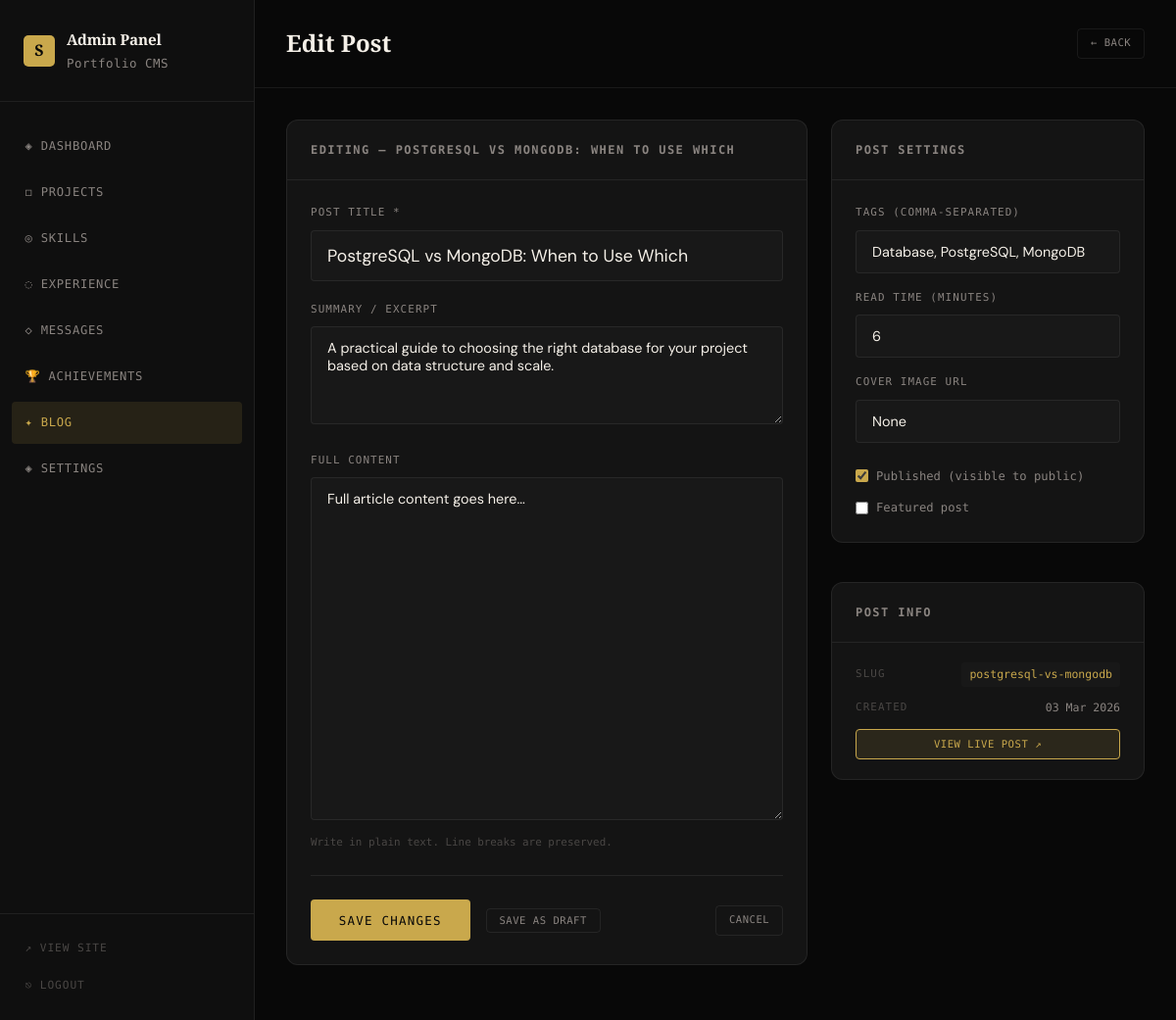
/admin/blog/2/edit (signed in), run on the app's committed database.
### models.py (models this page shows, shortened)
class BlogPost(db.Model):
    id = db.Column(db.Integer, primary_key=True)
    title = db.Column(db.String(300), nullable=False)
    slug = db.Column(db.String(300), unique=True, nullable=False)
    summary = db.Column(db.Text)
    content = db.Column(db.Text)
    cover_image = db.Column(db.String(500))
    tags = db.Column(db.String(500))  # comma-separated
    published = db.Column(db.Boolean, default=False)
    featured = db.Column(db.Boolean, default=False)
    read_time = db.Column(db.Integer, default=5)  # minutes
    created_at = db.Column(db.DateTime, default=datetime.utcnow)
    updated_at = db.Column(db.DateTime, default=datetime.utcnow, onupdate=datetime.utcnow)

### app.py (the view, shortened to what this page needs)
@app.route('/admin/blog/<int:pid>/edit', methods=['GET', 'POST'])
@login_required
def admin_blog_edit(pid):
    p = BlogPost.query.get_or_404(pid)
    return render_template('admin/blog_form.html', post=p)

### app.py (called while the page is built)
def login_required(f):
    @wraps(f)
    def decorated(*args, **kwargs):
        if not session.get('admin_logged_in'):
            return redirect(url_for('admin_login'))
        return f(*args, **kwargs)
    return decorated

### templates/admin/blog_form.html (shortened to what this page needs)
{% extends "admin/base_admin.html" %}
{% block page_title %}{% if post %}Edit Post{% else %}New Blog Post{% endif %}{% endblock %}
{% block header_actions %}<a href="{{ url_for('admin_blog') }}" class="btn-sm">← Back</a>{% endblock %}
{% block content %}
<div style="display:grid;grid-template-columns:1fr 320px;gap:1.5rem;align-items:start;">
  <div class="admin-card">
    <div class="admin-card-header">
      <h2>{% if post %}Editing — {{ post.title }}{% else %}Write New Post{% endif %}</h2>
    </div>
    <form method="POST" action="{% if post %}{{ url_for('admin_blog_edit', pid=post.id) }}{% else %}{{ url_for('admin_blog_new') }}{% endif %}" id="blogForm">
      <div class="admin-form">
        <div class="form-group" style="margin-bottom:1.2rem;">
          <label>Post Title *</label>
          <input type="text" name="title" value="{{ post.title if post else '' }}" required placeholder="Your compelling post title..." style="font-size:1.1rem;padding:0.9rem 1rem;" />
        </div>
        <div class="form-group" style="margin-bottom:1.2rem;">
          <label>Summary / Excerpt</label>
          <textarea name="summary" rows="2" placeholder="A brief description shown on the blog listing page...">{{ post.summary if post else '' }}</textarea>
        </div>
        <div class="form-group" style="margin-bottom:1.5rem;">
          <label>Full Content</label>
          <textarea name="content" rows="18" placeholder="Write your full blog post content here...&#10;&#10;You can use plain text. Paragraphs will be preserved.&#10;&#10;Tip: You can also paste Markdown here and style it later.">{{ post.content if post else '' }}</textarea>
          <small style="color:var(--text-dim);font-family:var(--font-mono);font-size:0.68rem;display:block;margin-top:0.35rem;">Write in plain text. Line breaks are preserved.</small>
        </div>
        <div class="admin-form-actions">
          <button type="submit" name="published_action" value="publish" class="btn-primary">
            {% if post and post.published %}Save Changes{% else %}Publish Post{% endif %}
          </button>
          <button type="submit" name="published_action" value="draft" class="btn-sm">Save as Draft</button>
          <a href="{{ url_for('admin_blog') }}" class="btn-sm" style="margin-left:auto;">Cancel</a>
        </div>
      </div>
    </form>
  </div>
  <div style="display:flex;flex-direction:column;gap:1rem;">
    <div class="admin-card">
      <div class="admin-card-header"><h2>Post Settings</h2></div>
      <div class="admin-form">
        <div class="form-group" style="margin-bottom:1rem;">
          <label>Tags (comma-separated)</label>
          <input type="text" name="tags" form="blogForm" value="{{ post.tags if post else '' }}" placeholder="Python, Flask, API..." />
        </div>
        <div class="form-group" style="margin-bottom:1rem;">
          <label>Read Time (minutes)</label>
          <input type="number" name="read_time" form="blogForm" value="{{ post.read_time if post else 5 }}" min="1" max="120" />
        </div>
        <div class="form-group" style="margin-bottom:1rem;">
          <label>Cover Image URL</label>
          <input type="url" name="cover_image" form="blogForm" value="{{ post.cover_image if post else '' }}" placeholder="https://..." />
        </div>
        <div style="display:flex;flex-direction:column;gap:0.75rem;padding-top:0.5rem;">
          <label class="checkbox-label">
            <input type="checkbox" name="published" form="blogForm" {% if post and post.published %}checked{% endif %} />
            Published (visible to public)
          </label>
          <label class="checkbox-label">
            <input type="checkbox" name="featured" form="blogForm" {% if post and post.featured %}checked{% endif %} />
            Featured post
          </label>
        </div>
      </div>
    </div>
    {% if post %}
    <div class="admin-card">
      <div class="admin-card-header"><h2>Post Info</h2></div>
      <div style="padding:1.25rem 1.5rem;display:flex;flex-direction:column;gap:0.75rem;">
        <div style="display:flex;justify-content:space-between;align-items:center;">
          <span style="font-family:var(--font-mono);font-size:0.68rem;text-transform:uppercase;letter-spacing:0.1em;color:var(--text-dim);">Slug</span>
          <code style="font-family:var(--font-mono);font-size:0.72rem;color:var(--accent);background:var(--bg-3);padding:0.15rem 0.5rem;border-radius:3px;">{{ post.slug }}</code>
        </div>
        <div style="display:flex;justify-content:space-between;align-items:center;">
          <span style="font-family:var(--font-mono);font-size:0.68rem;text-transform:uppercase;letter-spacing:0.1em;color:var(--text-dim);">Created</span>
          <span style="font-family:var(--font-mono);font-size:0.72rem;color:var(--text-muted);">{{ post.created_at.strftime('%d %b %Y') }}</span>
        </div>
        {% if post.published %}
        <a href="{{ url_for('blog_post', slug=post.slug) }}" target="_blank" class="btn-sm primary" style="justify-content:center;">View Live Post ↗</a>
        {% endif %}
      </div>
    </div>
    {% endif %}
  </div>
</div>
{% endblock %}

### static/css/style.css (style rules this page uses)
:root { --bg: #080808; --bg-2: #0f0f0f; --bg-3: #181818; --surface: #141414; --border: rgba(255,255,255,0.07); --border-hover: rgba(255,255,255,0.15); --text: #f5f0e8; --text-muted: #8a8480; --text-dim: #4a4745; --accent: #c9a84c; --accent-light: #e8c97a; --accent-dim: rgba(201,168,76,0.12); --red: #e05a4e; --radius: 12px; --radius-sm: 4px; --font-display: 'Playfair Display', Georgia, serif; --font-body: 'DM Sans', sans-serif; --font-mono: 'DM Mono', monospace; --transition: 0.35s cubic-bezier(0.25, 0.46, 0.45, 0.94); --max-width: 1200px; }
*, *::before, *::after { box-sizing: border-box; margin: 0; padding: 0; }
html { scroll-behavior: smooth; font-size: 16px; }
body { background: var(--bg); color: var(--text); font-family: var(--font-body); line-height: 1.7; font-weight: 300; overflow-x: hidden; }
a { color: inherit; text-decoration: none; }
.btn-primary { display: inline-flex; align-items: center; gap: 0.5rem; background: var(--accent); color: var(--bg); font-family: var(--font-mono); font-size: 0.78rem; font-weight: 500; letter-spacing: 0.1em; text-transform: uppercase; padding: 0.85rem 1.8rem; border-radius: var(--radius-sm); border: none; cursor: pointer; transition: all var(--transition); }
.form-group { margin-bottom: 1rem; }
.form-group label { display: block; font-family: var(--font-mono); font-size: 0.7rem; letter-spacing: 0.12em; text-transform: uppercase; color: var(--text-muted); margin-bottom: 0.5rem; }
.form-group input, .form-group textarea { width: 100%; background: var(--surface); border: 1px solid var(--border); border-radius: var(--radius-sm); color: var(--text); font-family: var(--font-body); font-size: 0.95rem; padding: 0.85rem 1rem; outline: none; transition: border-color var(--transition); }
.form-group input::placeholder, .form-group textarea::placeholder { color: var(--text-dim); }
.form-group textarea { resize: vertical; min-height: 120px; }
.admin-card { background: var(--surface); border: 1px solid var(--border); border-radius: var(--radius); overflow: hidden; margin-bottom: 1.5rem; }
.admin-card-header { padding: 1.25rem 1.5rem; border-bottom: 1px solid var(--border); display: flex; align-items: center; justify-content: space-between; }
.admin-card-header h2 { font-family: var(--font-mono); font-size: 0.75rem; letter-spacing: 0.12em; text-transform: uppercase; color: var(--text-muted); }
.btn-sm { font-family: var(--font-mono); font-size: 0.66rem; letter-spacing: 0.05em; text-transform: uppercase; padding: 0.35rem 0.8rem; border-radius: var(--radius-sm); border: 1px solid var(--border); background: none; color: var(--text-muted); cursor: pointer; transition: all var(--transition); text-decoration: none; display: inline-flex; align-items: center; }
.btn-sm.primary { border-color: var(--accent); color: var(--accent); background: var(--accent-dim); }
.admin-form { padding: 1.5rem; }
.admin-form .form-group { margin-bottom: 0; }
.admin-form .form-group label { font-family: var(--font-mono); font-size: 0.68rem; letter-spacing: 0.1em; text-transform: uppercase; color: var(--text-muted); margin-bottom: 0.5rem; display: block; }
.admin-form input, .admin-form textarea, .admin-form select { width: 100%; background: var(--bg-3); border: 1px solid var(--border); border-radius: var(--radius-sm); color: var(--text); font-family: var(--font-body); font-size: 0.9rem; padding: 0.75rem 1rem; outline: none; transition: border-color var(--transition); }
.admin-form textarea { resize: vertical; min-height: 100px; }
.admin-form-actions { display: flex; gap: 1rem; align-items: center; padding-top: 1.5rem; margin-top: 1.5rem; border-top: 1px solid var(--border); }
.checkbox-label { display: flex; align-items: center; gap: 0.5rem; font-family: var(--font-mono); font-size: 0.76rem; color: var(--text-muted); cursor: pointer; }
.checkbox-label input[type="checkbox"] { width: auto; accent-color: var(--accent); }

### data on the page
BlogPost: title "POSTGRESQL VS MONGODB: WHEN TO USE WHICH", title "PostgreSQL vs MongoDB: When to Use Which", summary "A practical guide to choosing the right database for your project based on data structure and scale.", content "Full article content goes here...", tags "Database, PostgreSQL, MongoDB", read_time "6", cover_image "None", published "☑", slug "postgresql-vs-mongodb", created_at "03 Mar 2026"
